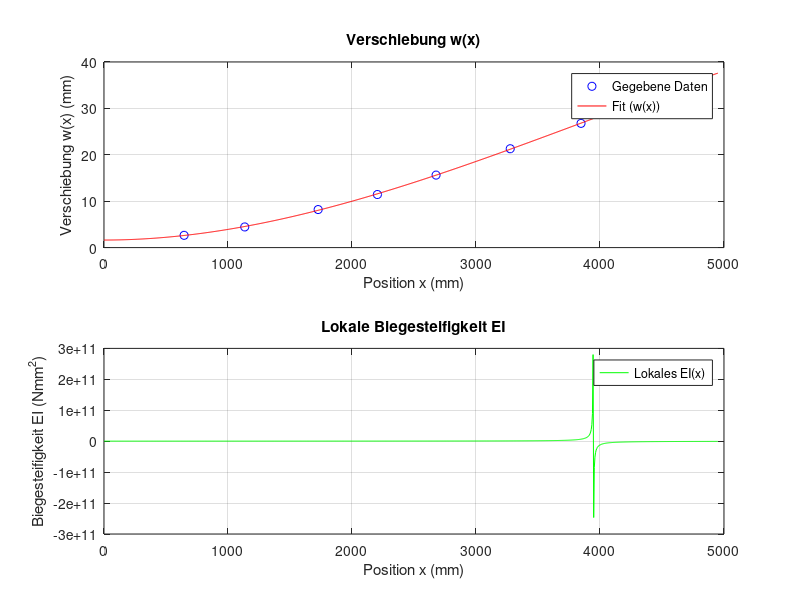

Recreate this plot in MATLAB.
% Gegebene Daten
x_points = [0, 960, 1930, 3040, 4120, 4950]; % Abschnitte (mm)
x_data = [646, 1135, 1727, 2205, 2678, 3276, 3847, 4322, 4795]; % Positionen (mm)
w_data = [2.64533349731956, 4.45048900136384, 8.19861958355964, ...
          11.4390276173267, 15.6241738882355, 21.3035849913526, ...
          26.7704441867653, 31.5015611665103, 36.1671690345242]; % Verschiebungen (mm)

% % Umrechnung in Meter
% x_points = x_points / 1000; % mm -> m
% x_data = x_data / 1000; % mm -> m
% w_data = w_data / 1000; % mm -> m

% Fitten eines Polynoms dritten Grades
p = polyfit(x_data, w_data, 3);

% Zweite Ableitung des Polynoms
p_derivative2 = polyder(polyder(p)); % Zweite Ableitung von p

% Berechnung der lokalen Biegesteifigkeit
F_z = 5000; % Gesamtkraft in N
EI_local = zeros(1, length(x_points)-1); % Platzhalter für lokale Biegesteifigkeit

for i = 1:length(x_points)-1
    % Bereichsgrenzen
    x_start = x_points(i);
    x_end = x_points(i+1);
    
    % Mittlere zweite Ableitung in diesem Bereich
    x_mid = (x_start + x_end) / 2;
    w_pp = polyval(p_derivative2, x_mid); % w''(x) am Mittelwert
    
    % Lokale Biegesteifigkeit
    EI_local(i) = F_z / (6 * w_pp);
end

% Ergebnisse ausgeben
disp('Lokale Biegesteifigkeiten in den Bereichen (Nmm^2):');
for i = 1:length(EI_local)
    fprintf('Bereich %d (%.2f mm - %.2f mm): EI = %.2e Nmm^2\n', ...
        i, x_points(i), x_points(i+1), EI_local(i));
end

% Optional: Plot von w(x) und EI(x)
x_fine = linspace(min(x_points), max(x_points), 1000);
w_fine = polyval(p, x_fine);
w_pp_fine = polyval(p_derivative2, x_fine);
EI_fine = F_z ./ (6 * w_pp_fine);

figure;
subplot(2,1,1);
plot(x_data, w_data, 'bo', 'DisplayName', 'Gegebene Daten'); hold on;
plot(x_fine, w_fine, 'r-', 'DisplayName', 'Fit (w(x))');
xlabel('Position x (mm)');
ylabel('Verschiebung w(x) (mm)');
legend('show');
grid on;
title('Verschiebung w(x)');

subplot(2,1,2);
plot(x_fine, EI_fine, 'g-', 'DisplayName', 'Lokales EI(x)');
xlabel('Position x (mm)');
ylabel('Biegesteifigkeit EI (Nmm^2)');
legend('show');
grid on;
title('Lokale Biegesteifigkeit EI');
